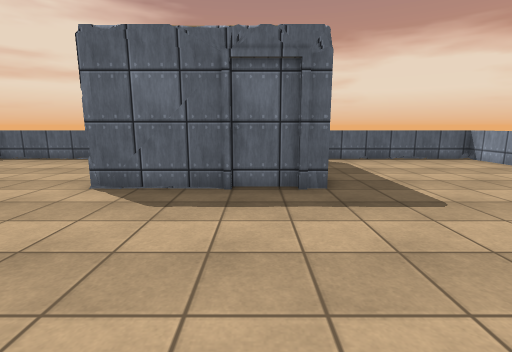
view 1 (above)

15 first-person views from a walk through a 3-D level made in the Unity game engine. The camera is 1.3 m above the floor, tilts 10° down and sees 85° across. The floor is counted in squares, 1 m on a side. Each view is taken from the middle of a square. On the plan, view 1 faces up. The plan holds only what a view shows up to about 13 squares ahead; the rest is blank. The place goes on beyond the plan. The player character is not drawn. Door leaves are left out, so doorways stand open. Surface patterns are stand-ins for the level's own textures.

view 2
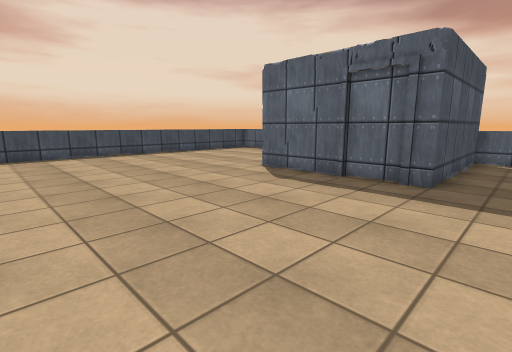

view 3
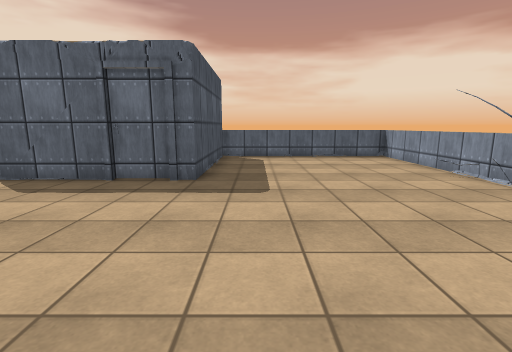

view 4
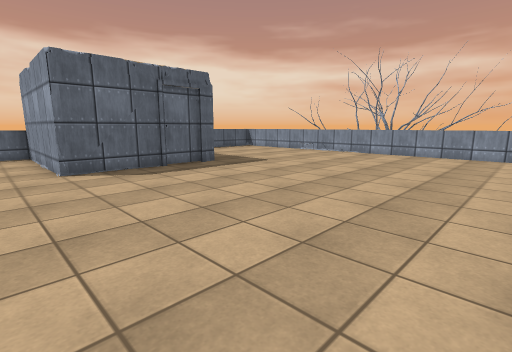

view 5
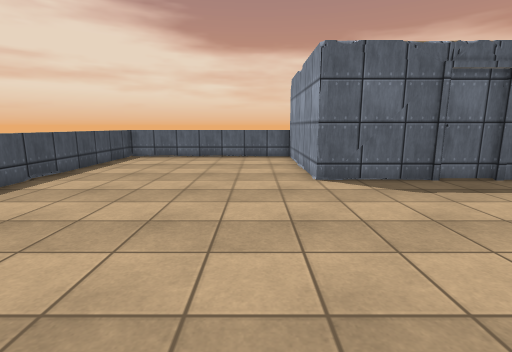

view 6
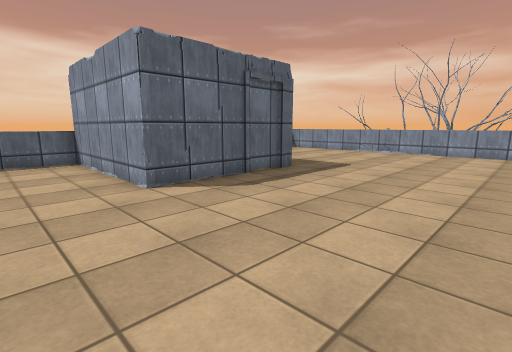

view 7
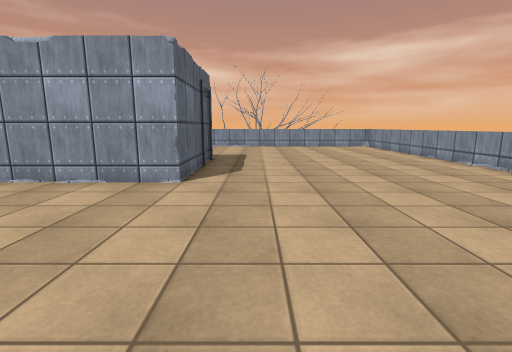

view 8
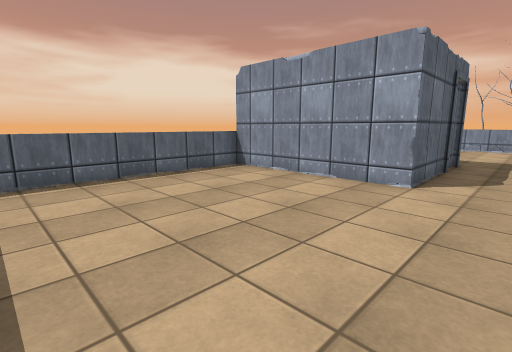

view 9
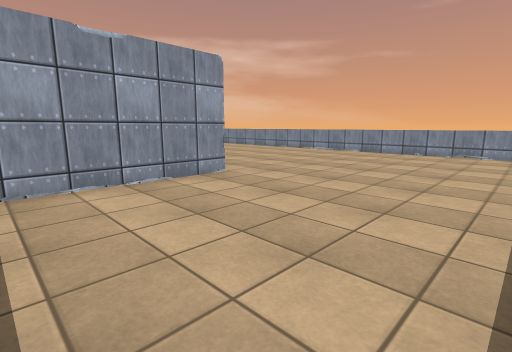

view 10
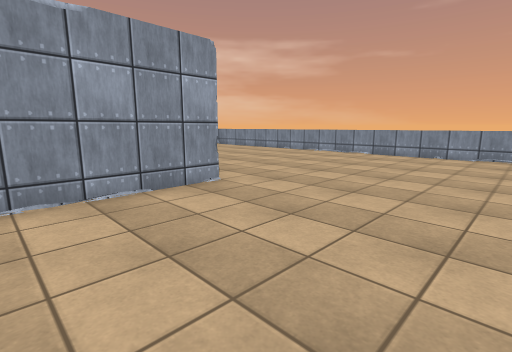

view 11
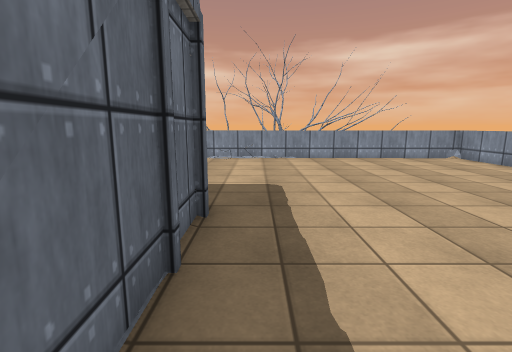

view 12
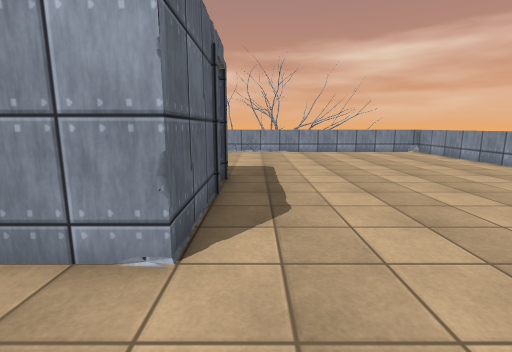

view 13
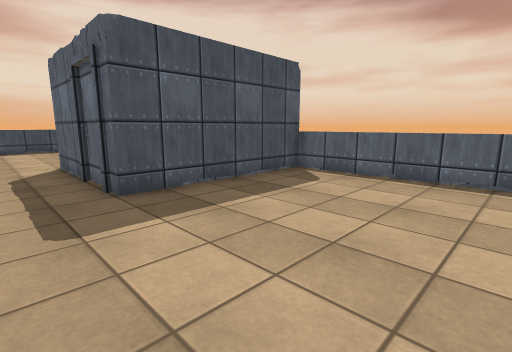

view 14
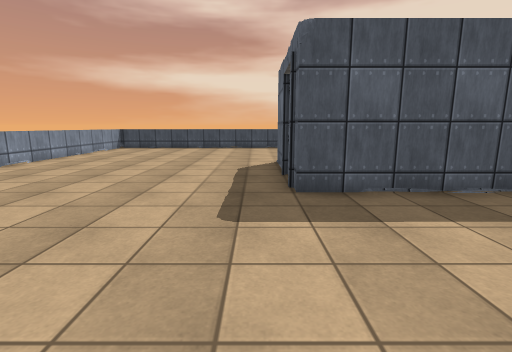

view 15
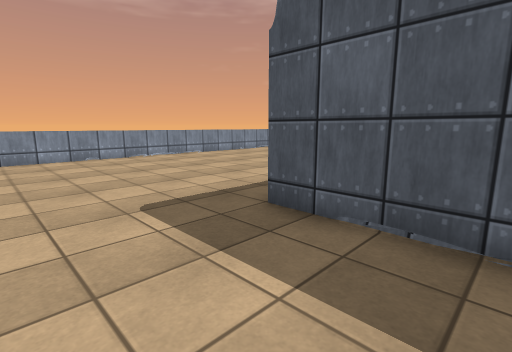

### Floor plan
Key: @ floor where view 1 was taken; # wall or solid block; . floor; D open door; = window, fence, low wall or low ledge; ^ raised ledge; v drop or lower ground.
Columns run from 11 left of view 1 to 9 right of it. Each row starts with its distance up from view 1.
 12  ====D==#   #==D====v
 11 =....D..#   #..D....^
 10 =.......#   #.......^
  9 =.......#   #.......^
  8 =.......#   #.......^
  7 =.......#   #.......^
  6 =.......#####.......^
  5 =..................=^
  4 =...................^
  3 =...................^
  2 =...................^
  1 =...................^
  0 =..........@........^
 -1   ..................^
 -2   ..................^
 -3   ...D...DD....D....^
 -4   ===D===DDD===D====

Positions as (right, up) in squares from view 1, and headings:
1: (0, 0), facing up
2: (3, -1), facing up-left
3: (3, -1), facing up
4: (-5, -3), facing up-right
5: (-5, -1), facing up
6: (-6, 0), facing up-right
7: (-10, 4), facing right
8: (-10, 4), facing up-right
9: (-10, 11), facing down-right
10: (-9, 10), facing down-right
11: (-3, 5), facing right
12: (-6, 5), facing right
13: (7, 4), facing up-left
14: (7, 5), facing left
15: (5, 9), facing down-left
